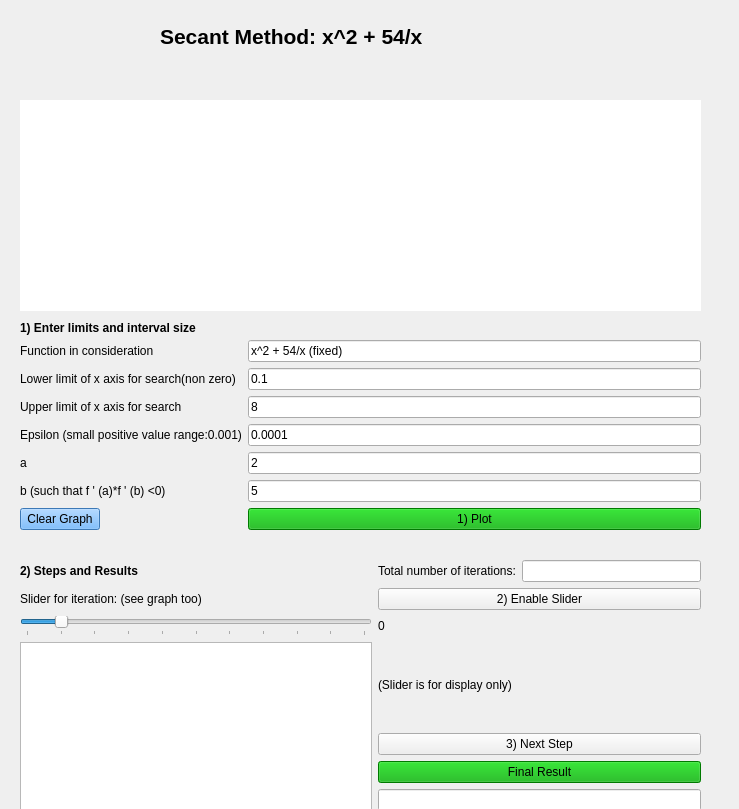
     <widget class="QWidget" name="scrollAreaWidgetContents_8">
      <property name="enabled">
       <bool>true</bool>
      </property>
      <property name="geometry">
       <rect>
        <x>0</x>
        <y>0</y>
        <width>739</width>
        <height>809</height>
       </rect>
      </property>
      <property name="layoutDirection">
       <enum>Qt::LeftToRight</enum>
      </property>
      <widget class="QLabel" name="label_81">
       <property name="geometry">
        <rect>
         <x>20</x>
         <y>320</y>
         <width>211</width>
         <height>16</height>
        </rect>
       </property>
       <property name="font">
        <font>
         <weight>75</weight>
         <bold>true</bold>
        </font>
       </property>
       <property name="text">
        <string>1) Enter limits and interval size</string>
       </property>
      </widget>
      <widget class="QWidget" name="formLayoutWidget_8">
       <property name="geometry">
        <rect>
         <x>20</x>
         <y>340</y>
         <width>681</width>
         <height>216</height>
        </rect>
       </property>
       <layout class="QFormLayout" name="formLayout_8">
        <item row="0" column="0">
         <widget class="QLabel" name="label_82">
          <property name="text">
           <string>Function in consideration</string>
          </property>
         </widget>
        </item>
        <item row="0" column="1">
         <widget class="QLineEdit" name="polynomial_edit_8">
          <property name="text">
           <string>x^2 + 54/x (fixed)</string>
          </property>
         </widget>
        </item>
        <item row="1" column="0">
         <widget class="QLabel" name="label_83">
          <property name="text">
           <string>Lower limit of x axis for search(non zero)</string>
          </property>
         </widget>
        </item>
        <item row="1" column="1">
         <widget class="QLineEdit" name="lowerx_edit_8">
          <property name="text">
           <string>0.1</string>
          </property>
         </widget>
        </item>
        <item row="2" column="0">
         <widget class="QLabel" name="label_84">
          <property name="text">
           <string>Upper limit of x axis for search</string>
          </property>
         </widget>
        </item>
        <item row="2" column="1">
         <widget class="QLineEdit" name="upperx_edit_8">
          <property name="text">
           <string>8</string>
          </property>
         </widget>
        </item>
        <item row="3" column="0">
         <widget class="QLabel" name="label_85">
          <property name="text">
           <string>Epsilon (small positive value range:0.001)</string>
          </property>
         </widget>
        </item>
        <item row="3" column="1">
         <widget class="QLineEdit" name="stepsize_edit_8">
          <property name="text">
           <string>0.0001</string>
          </property>
         </widget>
        </item>
        <item row="6" column="1">
         <widget class="QPushButton" name="plot_button_8">
          <property name="styleSheet">
           <string notr="true">background-color: rgb(0, 170, 0);</string>
          </property>
          <property name="text">
           <string>1) Plot</string>
          </property>
         </widget>
        </item>
        <item row="6" column="0">
         <widget class="QPushButton" name="clear_button_8">
          <property name="styleSheet">
           <string notr="true">background-color: rgb(85, 170, 255);</string>
          </property>
          <property name="text">
           <string>Clear Graph</string>
          </property>
         </widget>
        </item>
        <item row="4" column="0">
         <widget class="QLabel" name="label_86">
          <property name="text">
           <string>a</string>
          </property>
         </widget>
        </item>
        <item row="4" column="1">
         <widget class="QLineEdit" name="initialguess_edit_7">
          <property name="text">
           <string>2</string>
          </property>
         </widget>
        </item>
        <item row="5" column="0">
         <widget class="QLabel" name="label_104">
          <property name="text">
           <string>b (such that f ' (a)*f ' (b) &lt;0)</string>
          </property>
         </widget>
        </item>
        <item row="5" column="1">
         <widget class="QLineEdit" name="secant_b_lineEdit">
          <property name="text">
           <string>5</string>
          </property>
         </widget>
        </item>
       </layout>
      </widget>
      <widget class="QWidget" name="horizontalLayoutWidget_15">
       <property name="geometry">
        <rect>
         <x>20</x>
         <y>60</y>
         <width>671</width>
         <height>31</height>
        </rect>
       </property>
       <layout class="QHBoxLayout" name="horizontalLayout_16"/>
      </widget>
      <widget class="QLabel" name="label_87">
       <property name="geometry">
        <rect>
         <x>160</x>
         <y>20</y>
         <width>421</width>
         <height>33</height>
        </rect>
       </property>
       <property name="font">
        <font>
         <pointsize>16</pointsize>
         <weight>75</weight>
         <bold>true</bold>
        </font>
       </property>
       <property name="text">
        <string>Secant Method: x^2 + 54/x</string>
       </property>
      </widget>
      <widget class="QWidget" name="horizontalLayoutWidget_16">
       <property name="geometry">
        <rect>
         <x>20</x>
         <y>100</y>
         <width>681</width>
         <height>211</height>
        </rect>
       </property>
       <layout class="QHBoxLayout" name="horizontalLayout_17">
        <item>
         <widget class="QWidget" name="widget_8" native="true">
          <property name="styleSheet">
           <string notr="true">background-color: rgb(255, 255, 255);</string>
          </property>
         </widget>
        </item>
       </layout>
      </widget>
      <widget class="QWidget" name="gridLayoutWidget_8">
       <property name="geometry">
        <rect>
         <x>20</x>
         <y>560</y>
         <width>681</width>
         <height>251</height>
        </rect>
       </property>
       <layout class="QGridLayout" name="gridLayout_8">
        <item row="0" column="0">
         <widget class="QLabel" name="label_88">
          <property name="font">
           <font>
            <weight>75</weight>
            <bold>true</bold>
           </font>
          </property>
          <property name="text">
           <string>2) Steps and Results</string>
          </property>
         </widget>
        </item>
        <item row="0" column="1">
         <widget class="QLabel" name="label_89">
          <property name="text">
           <string>Total number of iterations:</string>
          </property>
         </widget>
        </item>
        <item row="6" column="1" colspan="2">
         <widget class="QLineEdit" name="finalresult_edit_8"/>
        </item>
        <item row="2" column="0">
         <widget class="QSlider" name="stepslider_8">
          <property name="maximum">
           <number>10</number>
          </property>
          <property name="value">
           <number>1</number>
          </property>
          <property name="sliderPosition">
           <number>1</number>
          </property>
          <property name="orientation">
           <enum>Qt::Horizontal</enum>
          </property>
          <property name="tickPosition">
           <enum>QSlider::TicksBelow</enum>
          </property>
         </widget>
        </item>
        <item row="1" column="0">
         <widget class="QLabel" name="label_90">
          <property name="text">
           <string>Slider for iteration: (see graph too)                                                   </string>
          </property>
         </widget>
        </item>
        <item row="5" column="1" colspan="2">
         <widget class="QPushButton" name="final_button_8">
          <property name="styleSheet">
           <string notr="true">background-color: rgb(0, 170, 0);</string>
          </property>
          <property name="text">
           <string>Final Result</string>
          </property>
         </widget>
        </item>
        <item row="4" column="1" colspan="2">
         <widget class="QPushButton" name="next_button_8">
          <property name="text">
           <string>3) Next Step</string>
          </property>
         </widget>
        </item>
        <item row="0" column="2">
         <widget class="QLineEdit" name="numberoiterations_edit_8"/>
        </item>
        <item row="1" column="1" colspan="2">
         <widget class="QPushButton" name="setslider_button_8">
          <property name="text">
           <string>2) Enable Slider</string>
          </property>
         </widget>
        </item>
        <item row="2" column="1">
         <widget class="QLabel" name="iterationnumber_label_8">
          <property name="text">
           <string>0</string>
          </property>
         </widget>
        </item>
        <item row="3" column="0" rowspan="4">
         <widget class="QTextEdit" name="disp_edit_8"/>
        </item>
        <item row="3" column="1">
         <widget class="QLabel" name="label_91">
          <property name="text">
           <string>(Slider is for display only)</string>
          </property>
         </widget>
        </item>
       </layout>
      </widget>
     </widget>
